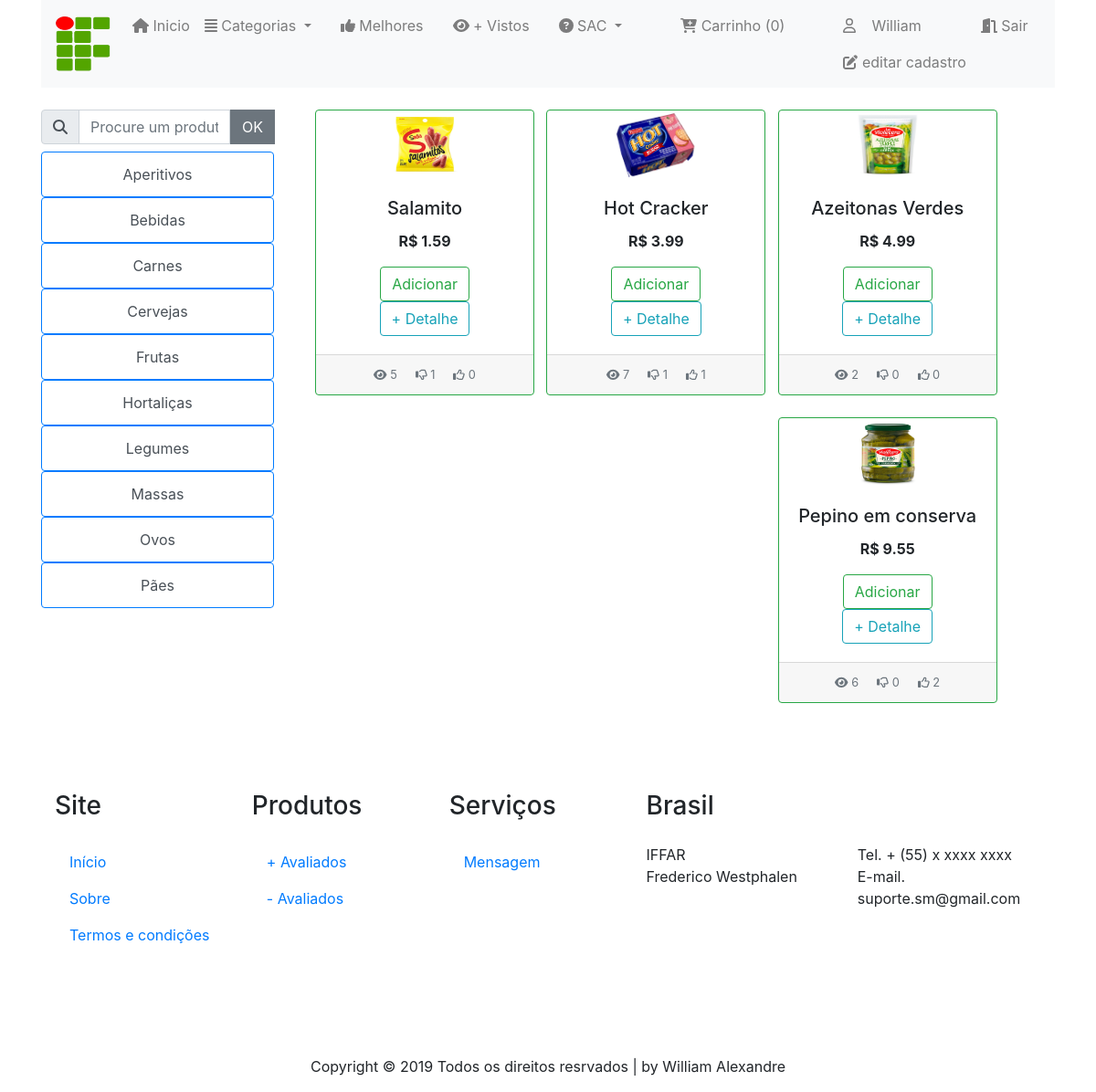
/blog/2/categoria_produto (signed in), run on the app's committed database.
### blog/models.py (models this page shows, shortened)
class Categoria(models.Model):
   titulo = models.CharField(max_length=20)
   class Meta:
      ordering = ['titulo']

class Produto(models.Model):
   nome = models.CharField(max_length=21)
   marca = models.CharField(default='', max_length=100)
   descricao = models.TextField()
   unidade = models.CharField(max_length=2, choices = UNIDADE_CHOICES) # KG, LT, PÇ
   valor = models.FloatField(default=0.0)
   id_categoria = models.ForeignKey(Categoria, on_delete=models.CASCADE, default=1)
   quantidade = models.IntegerField(default=0)
   foto = models.FileField(upload_to="%Y/%m/%d/", blank=True)
   data_cadastro = models.DateTimeField(default=timezone.now)
   visualizacoes = models.IntegerField(default=0)
   curtidas = models.IntegerField(default=0)
   descurtidas = models.IntegerField(default=0)
   class Meta:
      ordering = ['nome']

### blog/views.py (the view)
# urls.py: path('<int:x>/categoria_produto', views.categoria_produto, name='categoria_produto'),
def categoria_produto(request, x):
   if request.user.is_authenticated == False:
      form = FormLogin()
      contexto = {"form": form, "mensagem": "Apenas usuários logados podem verificar produtos e suas categorias."}
      return render(request, 'blog/autenticacao.html', contexto)
   lista_produtos = Produto.objects.filter(id_categoria = x).order_by('valor')
   lista_categoria = Categoria.objects.order_by('titulo')
   contexto = {"lista_produtos":lista_produtos, "lista_categoria":lista_categoria}
   return render(request, 'blog/categoria_produto.html', contexto)

### blog/templates/blog/categoria_produto.html (shortened to what this page needs)
{% extends 'blog/base.html' %}
{% load static %}
{% block content %}
<center>
<div class="content_wrapper row" style="background-color:">
	<div id="sidebar" class="col-sm-3">
		<br>
		<div class="row">
		  <div class="col-sm">
		  	<div class="input-group mb-2">
        		<div class="input-group-prepend">
          			<div class="input-group-text"> <i class="fas fa-search"></i> </div>
        		</div>
        			<input type="text" class="form-control" id="inlineFormInputGroup" placeholder="Procure um produto">
        		<div class="input-group-prepend">
        			<input class="btn btn-secondary" type="submit" value="OK">
        		</div>
      		</div>
			{% for c in lista_categoria %}
			<div class="list-group">
		  		<a href="/blog/{{c.id}}/categoria_produto" class="list-group-item list-group-item-action border-primary">
		  			{{c.titulo}}
		  		</a>
			</div>
			{% endfor %}
		  </div>
		</div>
	</div>
	<br>
	<div id="content_area" class="col-sm-8">
		<div class="tab-content" id="nav-tabContent">
			{% if lista_produtos %}
			<div class="card-deck justify-content-end">
				{% for p in lista_produtos %}
				<div class="col-sm-4">
					<br>
					<div class="card border-success" style="width: 15rem;">
						<center>
							<img src="/blog/media/{{ p.foto }}" height='75px' width="90px" alt="imagem não disponivel">
						</center>
						<div class="card-body">
							<h5 class="card-title"> {{p.nome}} </h5>
							<p class="card-text"> <b> R$ {{p.valor}} </b> </p>
							{% if p.quantidade <= 0 %}
							<p style="color: red;"> SEM ESTOQUE </p>
							{% else %}
							<a href="#" class="btn btn-outline-success"> Adicionar </a>
							<a href="/blog/{{p.id}}/detalhe_produto" class="btn btn-outline-info"> + Detalhe </a>
							{% endif %}
						</div>
						<div class="card-footer">
							<small class="text-muted">
								<i class="fas fa-eye"></i> {{ p.visualizacoes }}
								<i class="far fa-thumbs-down"></i> {{ p.descurtidas }}
								<i class="far fa-thumbs-up"></i> {{ p.curtidas }}
							</small>
						</div>
					</div>
				</div>
				{% endfor %}
			</div>
			{% else %}
			<div class="text-center mt-5 mb-5 jumbotron">
				<h5> Nenhum produto nesta categoria foi cadastrado ainda </h5>
			</div>
			{% endif %}
		</div>
		<br>
	</div>
</div>
</center>
{% endblock %}

### blog/templates/blog/base.html (shortened to what this page needs)
{% load static %}
<html>
<head>
	<link rel="stylesheet" href="{% static '/blog/css/bootstrap.min.css' %}">
	<link rel="stylesheet" href="{% static '/blog/css/all.css' %}">
	<link rel="stylesheet" href="{% static '/blog/estilos.css' %}" >
</head>
<body>
	<div class="container">
		<nav class="navbar navbar-expand-lg navbar-light bg-light">
			<a class="navbar-brand" href="/blog"> <img src="{% static '/blog/logoIf.gif' %}" width="60px" height="60px"></a>
			<div class="collapse navbar-collapse" id="navbarNavAltMarkup">
				<div class="navbar-nav">
					{% if user.is_authenticated %}
					<a class="nav-item nav-link" href="/blog/produtos"> <i class="fas fa-home"></i> Inicio </a>
					<li class="nav-item dropdown">
					<a class="nav-link dropdown-toggle" href="#" id="navbarDropdown" role="button" data-toggle="dropdown" aria-haspopup="true" aria-expanded="false">
						<i class="fas fa-align-justify"></i> Categorias
					</a>
		  			</li>
					<a class="nav-item nav-link" href="/blog/melhoravaliado"> <i class="fas fa-thumbs-up"></i> Melhores </a>
					<a class="nav-item nav-link" href="/blog/maisvistos"> <i class="fas fa-eye"></i> + Vistos </a>
					<li class="nav-item dropdown">
						<a class="nav-link dropdown-toggle" href="#" id="navbarDropdown" role="button" data-toggle="dropdown" aria-haspopup="true" aria-expanded="false"> <i class="fas fa-question-circle"></i> SAC </a>
					</li>
					<a class="nav-item nav-link" href="#"> <i class="fas fa-cart-plus"></i> Carrinho (0)</a>
					<li>
						<a class="nav-item nav-link" href="#"> <i class="far fa-user"></i> &ensp; {{ user.first_name }} </a>
						<a class="nav-item nav-link" href="#"> <i class="fas fa-edit"></i> editar cadastro </a>
					</li>
					<a class="nav-item nav-link" href="/blog/sair">  <i class="fas fa-door-open"></i> Sair   </a>
					{% endif %}
				</div>
			</div>
		</nav>
		<div class="content">
			{% block content %}
			{% endblock %}
		</div>
		<br><br><br>
		<footer class="site-footer" style="background-color: ";>
        <div class="container">
        <div class="footer">
		<div class="row">
		  <div class="col-lg-7">
		    <div class="row">
		      <div class="col-6 col-md-4 col-lg-4 mb-5 mb-lg-0">
		        <h3 class="footer-heading mb-4"> Site</h3>
		        <ul class="list-unstyled">
					  <li><a class="nav-item nav-link" href="/blog">Início</a></li>
		          <li><a class="nav-item nav-link" href="/blog/sobre">Sobre</a></li>
		          <li><a class="nav-item nav-link" href="#">Termos e condições</a></li>
		        </ul>
		      </div>
		      <div class="col-6 col-md-4 col-lg-4 mb-5 mb-lg-0">
		        <h3 class="footer-heading mb-4">Produtos</h3>
		        <ul class="list-unstyled">
					  <li><a class="nav-item nav-link" href="/blog/melhoravaliado">+ Avaliados</a></li>
		          <li><a class="nav-item nav-link" href="/blog/pioravaliado">- Avaliados</a></li>
		      </div>
		      <div class="col-6 col-md-4 col-lg-4 mb-5 mb-lg-0">
		        <h3 class="footer-heading mb-4">Serviços</h3>
		        <ul class="list-unstyled">
					  <li><a class="nav-item nav-link" href="/blog/nova_mensagem">Mensagem</a></li>
		        </ul>
		      </div>
		    </div>
		  </div>
		  <div class="col-lg-5">
		    <div class="row mb-5">
		      <div class="col-md-12"><h3 class="footer-heading mb-4">Brasil</h3></div>
		      <div class="col-md-6">
		        <p>IFFAR <br> Frederico Westphalen</p>
		      </div>
		      <div class="col-md-6">
		        Tel. + (55) x xxxx xxxx <br>
		        E-mail. suporte.sm@gmail.com
		      </div>
		    </div>
		  </div>
		</div>
		<div class="row pt-5 mt-5 text-center">
		  <div class="col-md-12">
		    <p>
		    Copyright &copy;  Todos os direitos resrvados | by William Alexandre
		    </p>
		  </div>
		</div>
	    </div>
	    </footer>
	</div>
</body>
</html>

### blog/static/blog/css/all.css (style rules this page uses)
.fa-align-justify:before { content: "\f039"; }
.fa-cart-plus:before { content: "\f217"; }
.fa-door-open:before { content: "\f52b"; }
.fa-eye:before { content: "\f06e"; }
.fa-thumbs-down:before { content: "\f165"; }
.fa-thumbs-up:before { content: "\f164"; }
.fa-user:before { content: "\f007"; }

### data on the page
Categoria: titulo "Aperitivos"
Categoria: titulo "Bebidas"
Categoria: titulo "Carnes"
Categoria: titulo "Cervejas"
Categoria: titulo "Frutas"
Categoria: titulo "Hortaliças"
Categoria: titulo "Legumes"
Categoria: titulo "Massas"
Categoria: titulo "Ovos"
Categoria: titulo "Pães"
Produto: foto (picture), nome "Salamito", valor "1.59", visualizacoes "5", descurtidas "1", curtidas "0"
Produto: foto (picture), nome "Hot Cracker", valor "3.99", visualizacoes "7", descurtidas "1", curtidas "1"
Produto: foto (picture), nome "Azeitonas Verdes", valor "4.99", visualizacoes "2", descurtidas "0", curtidas "0"
Produto: foto (picture), nome "Pepino em conserva", valor "9.55", visualizacoes "6", descurtidas "0", curtidas "2"

### other printed values
{{ user.first_name }} "William"
